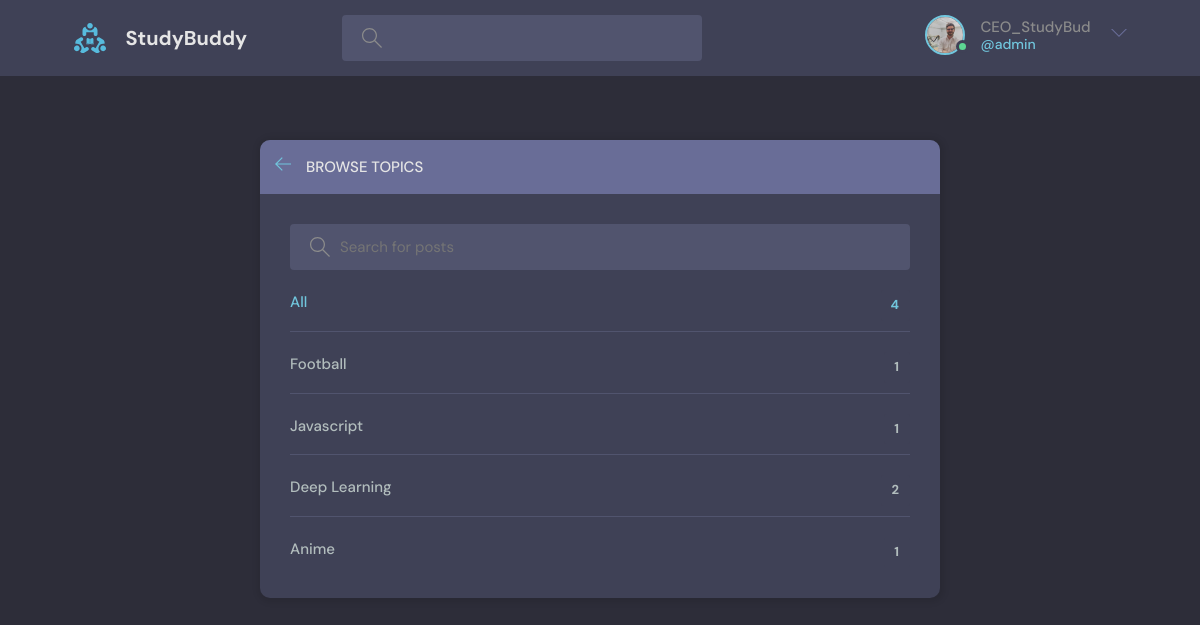
The page /topics/ (signed in) on the database as committed earlier.
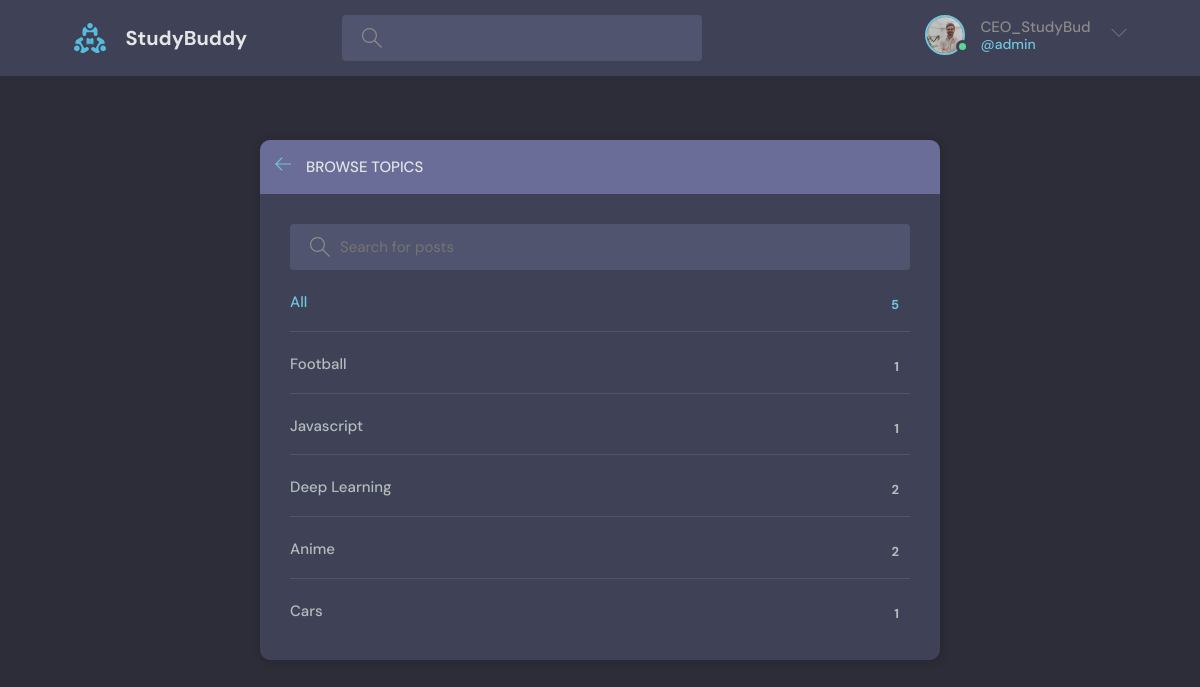
The same page on the database as committed later.
### base/models.py (models this page shows)
class Topic(models.Model):
    name = models.CharField(max_length=200)
    def __str__(self):
        return self.name

### base/views.py (the view)
# urls.py: path('topics/', views.getTopics),
def topics(request):
    search_query = ''
    if request.GET.get('search_query'):
        search_query = request.GET.get('search_query')
    topics = Topic.objects.distinct().filter(Q(name__icontains = search_query))
    context = {'topics': topics}
    return render(request, 'base/topics.html', context)

### base/templates/base/topics.html (shortened to what this page needs)
{% extends 'main.html' %}
{% block content %}
    <main class="create-room layout">
      <div class="container">
        <div class="layout__box">
          <div class="layout__boxHeader">
            <div class="layout__boxTitle">
              <a href="{{request.META.HTTP_REFERER}}">
                <svg version="1.1" xmlns="http://www.w3.org/2000/svg" width="32" height="32" viewBox="0 0 32 32">
                  <title>arrow-left</title>
                  <path
                    d="M13.723 2.286l-13.723 13.714 13.719 13.714 1.616-1.611-10.96-10.96h27.625v-2.286h-27.625l10.965-10.965-1.616-1.607z"
                  ></path>
                </svg>
              </a>
              <h3>Browse Topics</h3>
            </div>
          </div>
          <div class="topics-page layout__body">
            <form class="header__search" action="" method="get">
              <label>
                <input placeholder="Search for posts" name="search_query"/>
              </label>
            </form>
            <ul class="topics__list">
              <li>
                <a href="/" class="active">All <span>{{topics.count}}</span></a>
              </li>
              {% for topic in topics %}
                <li>
                  <a href="{% url 'home' %}?search_query={{topic}}">{{topic}} <span>{{topic.room_set.all.count}}</span></a>
                </li>
              {% endfor %}
            </ul>
          </div>
        </div>
      </div>
    </main>
{% endblock content %}

Rows that differ between the two databases and show on the page:
computed for Topic "Anime": room_set.all.count "1" → "2"
added Topic: name "Cars", room_set.all.count "1"
Other text that changed with them:
{{ topics.count }}: "4" → "5"
